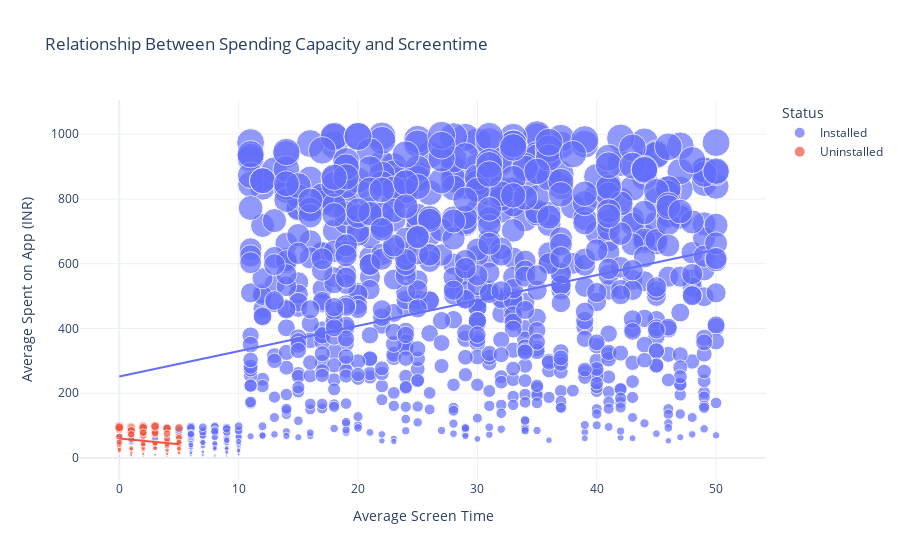

Here is the notebook cell this chart was saved with:
### Markdown cell above
# Now let’s have a look at the relationship between the spending capacity and screen time of the active users and the users who have uninstalled the app:

### Code cell
figure = px.scatter(data_frame = df, 
                    x="Average Screen Time",
                    y="Average Spent on App (INR)", 
                    size="Average Spent on App (INR)", 
                    color= "Status",
                    title = "Relationship Between Spending Capacity and Screentime",
                    trendline="ols"
                   )
figure.show()

### Figure 1 — Plotly figure (JSON) as saved in the notebook; plotly's stock layout.template omitted (floating-point values rounded to 4 significant figures; data arrays with more than 128 entries replaced by an {"elided": "..."} marker saying what was removed)
{"data": [{"hovertemplate": "Status=Installed<br>Average Screen Time=%{x}<br>Average Spent on App (INR)=%{marker.size}<extra></extra>", "legendgroup": "Installed", "marker": {"color": "#636efa", "size": {"elided": "916 int values"}, "sizemode": "area", "sizeref": 2.495, "symbol": "circle"}, "mode": "markers", "name": "Installed", "orientation": "v", "showlegend": true, "type": "scatter", "x": {"elided": "916 int values"}, "xaxis": "x", "y": {"elided": "916 int values"}, "yaxis": "y"}, {"hovertemplate": "<b>OLS trendline</b><br>Average Spent on App (INR) = 7.82515 * Average Screen Time + 251.62<br>R<sup>2</sup>=0.113975<br><br>Status=Installed<br>Average Screen Time=%{x}<br>Average Spent on App (INR)=%{y} <b>(trend)</b><extra></extra>", "legendgroup": "Installed", "marker": {"color": "#636efa", "symbol": "circle"}, "mode": "lines", "name": "Installed", "showlegend": false, "type": "scatter", "x": {"elided": "916 int values"}, "xaxis": "x", "y": {"elided": "916 float values"}, "yaxis": "y"}, {"hovertemplate": "Status=Uninstalled<br>Average Screen Time=%{x}<br>Average Spent on App (INR)=%{marker.size}<extra></extra>", "legendgroup": "Uninstalled", "marker": {"color": "#EF553B", "size": [54, 97, 93, 34, 67, 26, 48, 94, 8, 75, 23, 44, 42, 95, 83, 46, 100, 37, 51, 92, 69, 93, 16, 10, 17, 77, 91, 32, 95, 39, 31, 93, 42, 47, 28, 25, 50, 97, 58, 15, 75, 66, 17, 21, 81, 25, 62, 25, 99, 59, 36, 26, 96, 84, 49, 42, 88, 75, 13, 45, 36, 1, 10, 92, 87, 6, 4, 93, 5, 0, 12, 84, 97, 30, 49, 29, 78, 42, 3, 95, 31, 73, 43], "sizemode": "area", "sizeref": 2.495, "symbol": "circle"}, "mode": "markers", "name": "Uninstalled", "orientation": "v", "showlegend": true, "type": "scatter", "x": [0, 1, 4, 3, 5, 5, 0, 1, 1, 3, 0, 3, 2, 1, 3, 3, 3, 4, 4, 1, 2, 0, 1, 3, 4, 3, 4, 0, 0, 2, 1, 5, 0, 5, 1, 4, 4, 0, 4, 5, 4, 0, 5, 0, 2, 2, 5, 5, 2, 1, 5, 0, 2, 1, 5, 0, 0, 1, 2, 3, 4, 3, 1, 0, 1, 0, 4, 2, 2, 3, 4, 1, 3, 3, 0, 5, 2, 4, 2, 0, 2, 1, 2], "xaxis": "x", "y": [54, 97, 93, 34, 67, 26, 48, 94, 8, 75, 23, 44, 42, 95, 83, 46, 100, 37, 51, 92, 69, 93, 16, 10, 17, 77, 91, 32, 95, 39, 31, 93, 42, 47, 28, 25, 50, 97, 58, 15, 75, 66, 17, 21, 81, 25, 62, 25, 99, 59, 36, 26, 96, 84, 49, 42, 88, 75, 13, 45, 36, 1, 10, 92, 87, 6, 4, 93, 5, 0, 12, 84, 97, 30, 49, 29, 78, 42, 3, 95, 31, 73, 43], "yaxis": "y"}, {"hovertemplate": "<b>OLS trendline</b><br>Average Spent on App (INR) = -3.51397 * Average Screen Time + 60.0258<br>R<sup>2</sup>=0.037117<br><br>Status=Uninstalled<br>Average Screen Time=%{x}<br>Average Spent on App (INR)=%{y} <b>(trend)</b><extra></extra>", "legendgroup": "Uninstalled", "marker": {"color": "#EF553B", "symbol": "circle"}, "mode": "lines", "name": "Uninstalled", "showlegend": false, "type": "scatter", "x": [0, 0, 0, 0, 0, 0, 0, 0, 0, 0, 0, 0, 0, 0, 0, 0, 0, 1, 1, 1, 1, 1, 1, 1, 1, 1, 1, 1, 1, 1, 1, 1, 2, 2, 2, 2, 2, 2, 2, 2, 2, 2, 2, 2, 2, 2, 3, 3, 3, 3, 3, 3, 3, 3, 3, 3, 3, 3, 3, 4, 4, 4, 4, 4, 4, 4, 4, 4, 4, 4, 4, 4, 5, 5, 5, 5, 5, 5, 5, 5, 5, 5, 5], "xaxis": "x", "y": [60.03, 60.03, 60.03, 60.03, 60.03, 60.03, 60.03, 60.03, 60.03, 60.03, 60.03, 60.03, 60.03, 60.03, 60.03, 60.03, 60.03, 56.51, 56.51, 56.51, 56.51, 56.51, 56.51, 56.51, 56.51, 56.51, 56.51, 56.51, 56.51, 56.51, 56.51, 56.51, 53.0, 53.0, 53.0, 53.0, 53.0, 53.0, 53.0, 53.0, 53.0, 53.0, 53.0, 53.0, 53.0, 53.0, 49.48, 49.48, 49.48, 49.48, 49.48, 49.48, 49.48, 49.48, 49.48, 49.48, 49.48, 49.48, 49.48, 45.97, 45.97, 45.97, 45.97, 45.97, 45.97, 45.97, 45.97, 45.97, 45.97, 45.97, 45.97, 45.97, 42.46, 42.46, 42.46, 42.46, 42.46, 42.46, 42.46, 42.46, 42.46, 42.46, 42.46], "yaxis": "y"}], "layout": {"autosize": true, "legend": {"itemsizing": "constant", "title": {"text": "Status"}, "tracegroupgap": 0}, "title": {"text": "Relationship Between Spending Capacity and Screentime"}, "xaxis": {"anchor": "y", "autorange": true, "domain": [0, 1], "range": [-3.176, 53.86], "title": {"text": "Average Screen Time"}, "type": "linear"}, "yaxis": {"anchor": "x", "autorange": true, "domain": [0, 1], "range": [-83.64, 1171.0], "title": {"text": "Average Spent on App (INR)"}, "type": "linear"}}}
